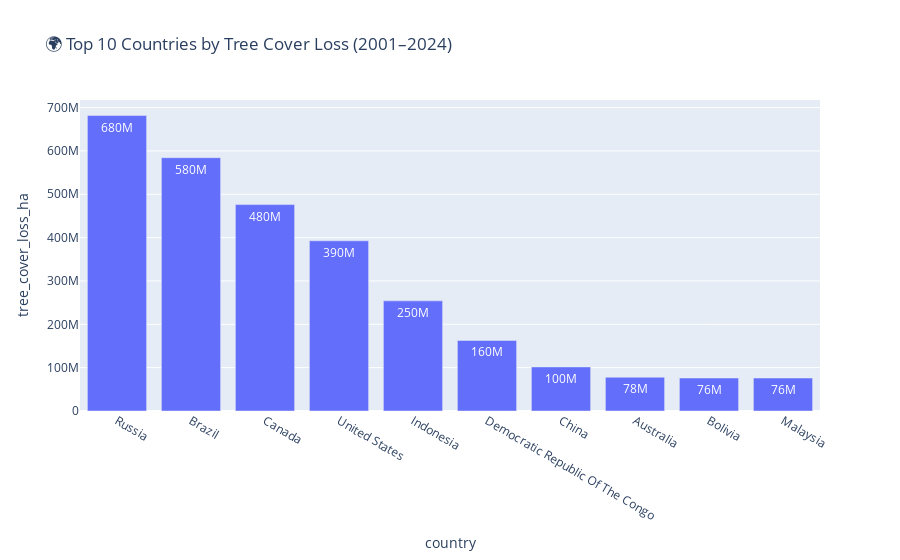

Notebook code cell kept with this figure:
### Markdown cell above
Top 10 Countries by Total Loss

### Code cell
# Sum total loss by country
top_countries = (
    df.groupby("country", as_index=False)["tree_cover_loss_ha"]
      .sum()
      .nlargest(10, "tree_cover_loss_ha")
)

fig = px.bar(top_countries, x="country", y="tree_cover_loss_ha",
             title="🌍 Top 10 Countries by Tree Cover Loss (2001–2024)",
             text_auto='.2s')
fig.show()

### Figure 1 — Plotly figure (JSON) as saved in the notebook; plotly's stock layout.template omitted (floating-point values rounded to 4 significant figures)
{"data": [{"hovertemplate": "country=%{x}<br>tree_cover_loss_ha=%{y}<extra></extra>", "legendgroup": "", "marker": {"color": "#636efa", "pattern": {"shape": ""}}, "name": "", "orientation": "v", "showlegend": false, "textposition": "auto", "texttemplate": "%{y:.2s}", "x": ["Russia", "Brazil", "Canada", "United States", "Indonesia", "Democratic Republic Of The Congo", "China", "Australia", "Bolivia", "Malaysia"], "xaxis": "x", "y": [681600000.0, 584300000.0, 476200000.0, 392600000.0, 254100000.0, 162900000.0, 101700000.0, 77930000.0, 76080000.0, 76030000.0], "yaxis": "y", "type": "bar"}], "layout": {"xaxis": {"anchor": "y", "domain": [0.0, 1.0], "title": {"text": "country"}}, "yaxis": {"anchor": "x", "domain": [0.0, 1.0], "title": {"text": "tree_cover_loss_ha"}}, "legend": {"tracegroupgap": 0}, "title": {"text": "🌍 Top 10 Countries by Tree Cover Loss (2001–2024)"}, "barmode": "relative"}}
